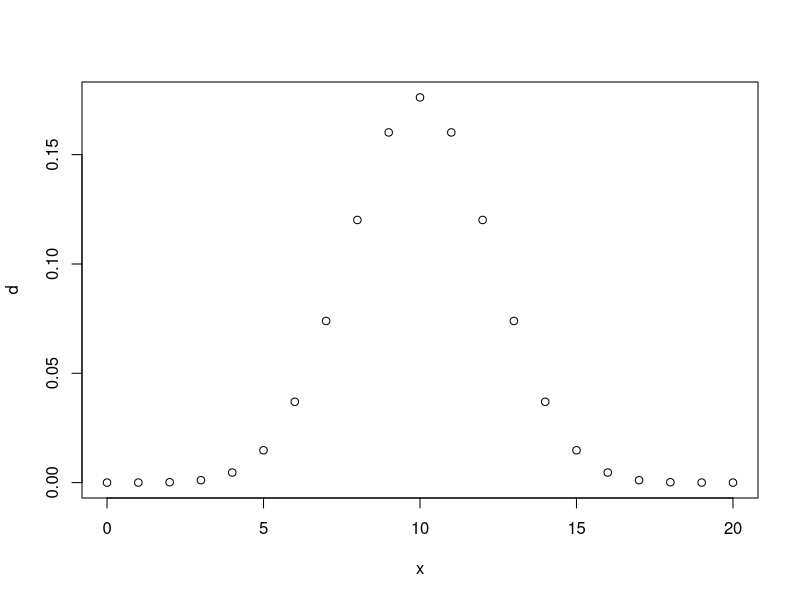
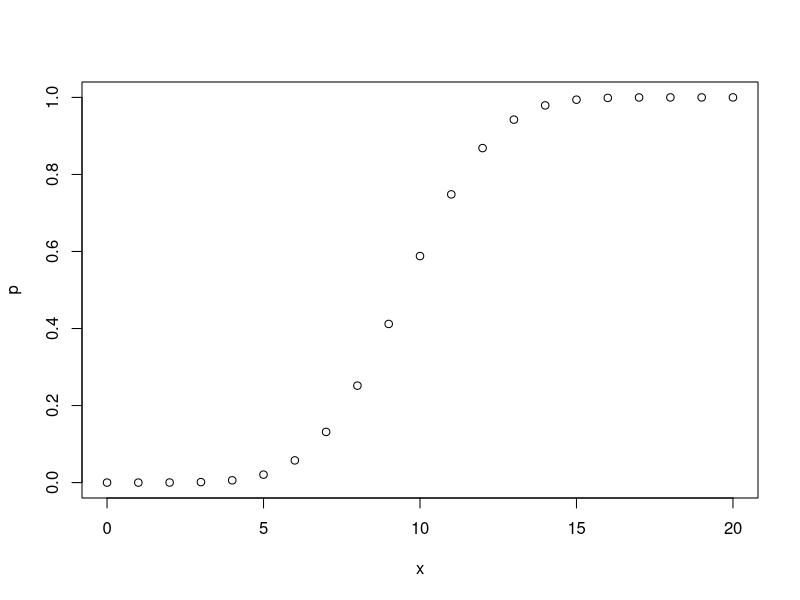
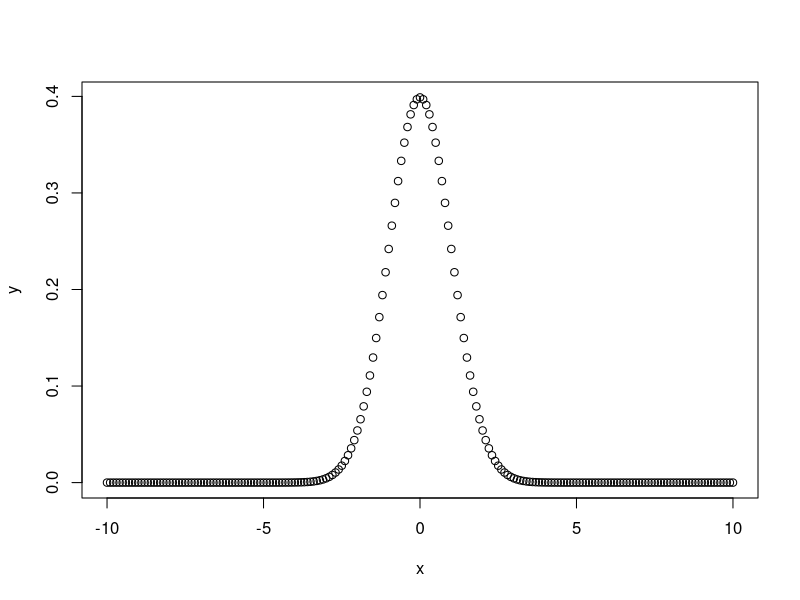
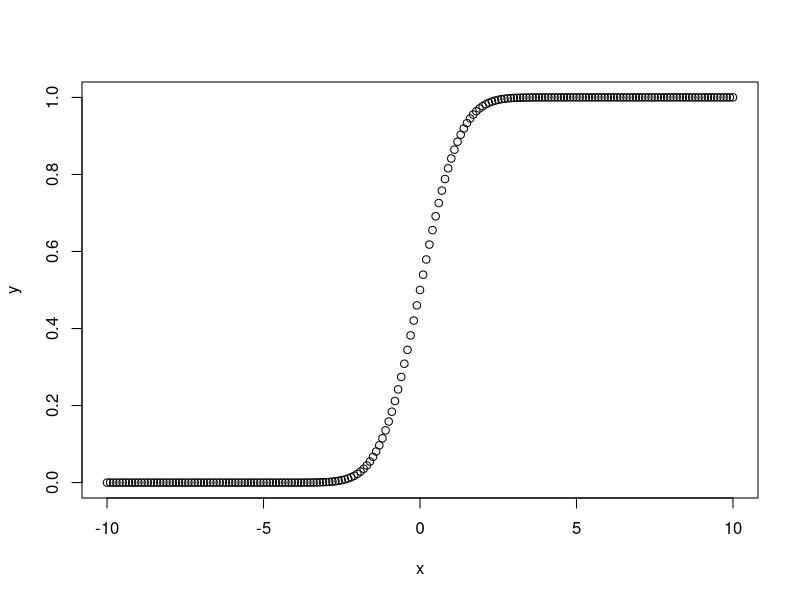
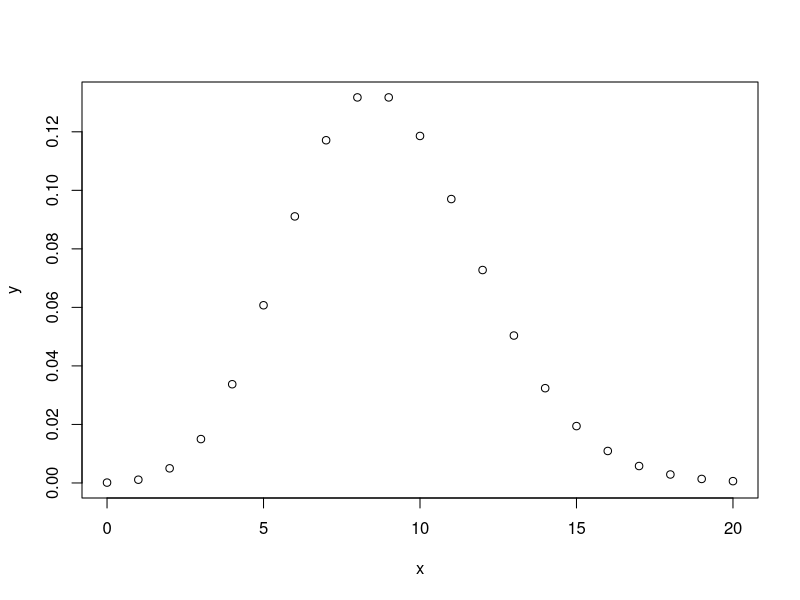
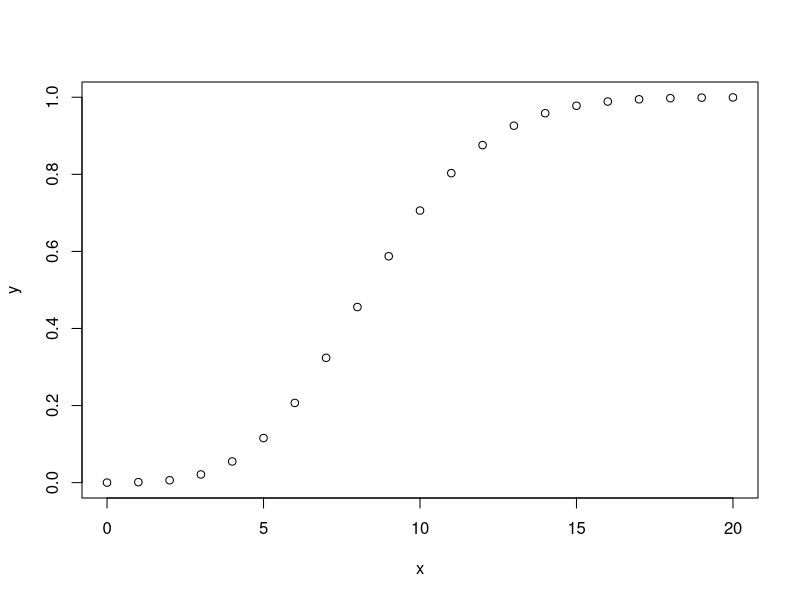
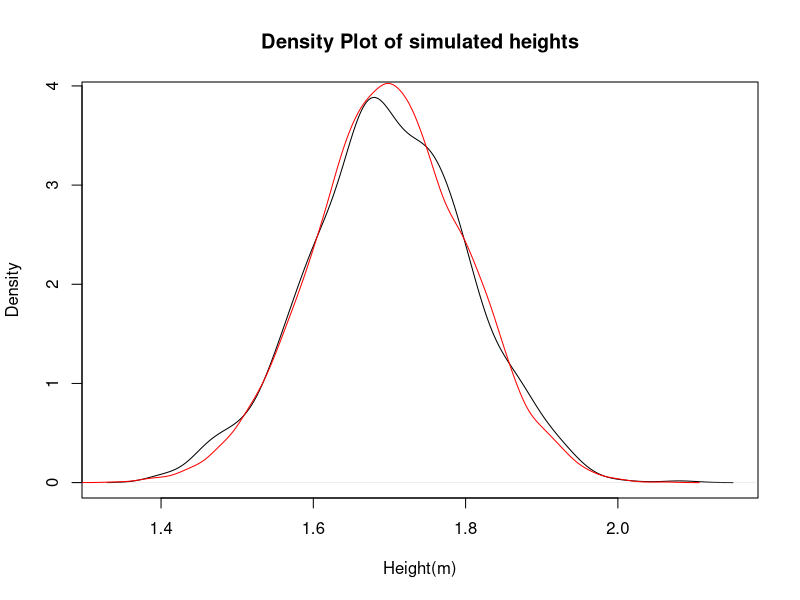
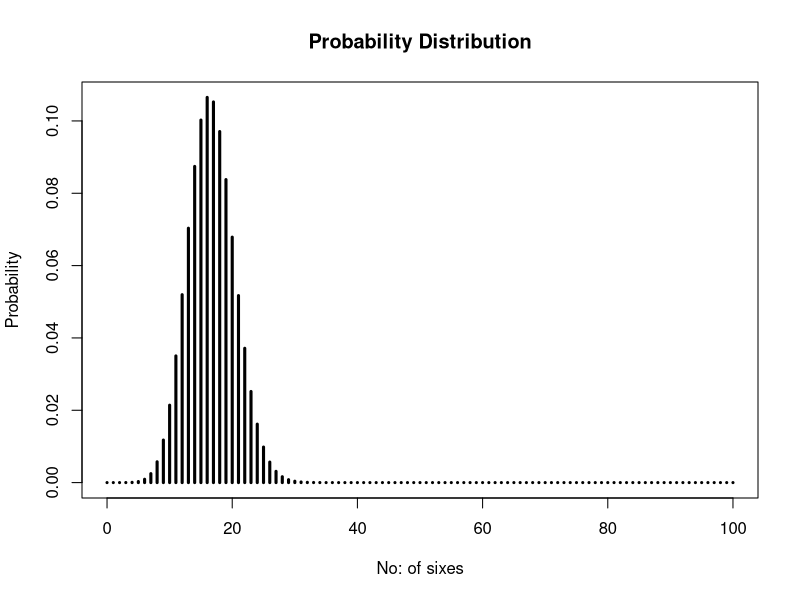

Generate these figures, in order, with R:
#i.	Illustration of sample, runif and rnorm functions with examples
sample(1:20,size = 2)
runif(20,min = 1,max = 20)
rnorm(10,mean = 0,sd=1)

#ii.	Write a R program to create a list of random numbers in 
#normal distribution and count occurrences of each value.
n<-rnorm(20)
n
table(n)

#iii.	Write a R program to create a vector which contains 10 random integer values between -50 and +50
n<-sample(-50:50,size = 10)
n

#iv.	Use the sample function to obtain a random sample of 10 realisations in a biased coin experiment
sample(0:1,10,rep=T)   #Tail=6 & Head=4

#v.	Create a fair dice (with possible outcomes from 1 to 6) and 
#determine the arithmetic mean and standard deviation of throwing it 10,000 times.
t<-sample(1:6,10000,replace = TRUE)
mean(t)
sd(t)
t

#vi.	The most popular German lottery is known as 6 aus 49, in which a total of 7 numbers are 
#randomly drawn: First, 6 unique numbers are randomly drawn out of the numbers from 1 to 49. 
#Second, a single-digit “Superzahl” between 0 and 9. Simulate this lottery and run it once.
sample(1:49,6)
sample(0:9,1)

#vii.	Suppose we select a SRS of n = 3 balls from an urn containing a population of N = 6 balls 
#(painted with the numbers 1, 2, 3, 4, 5, and 6). List the sample space S of all possible outcomes.
library(combinat)
sample<-combinat::combn(1:6,3)      # -----
sample

#i.	Illustration of PDF & CDF functions of normal, binomial & Poisson distributions.
#Binomial pdf
x<-seq(0,20,by=1)
d<-dbinom(x,20,0.5)
plot(x,d)

#Binomial cdf
x<-seq(0,20,by=1)
p<-pbinom(x,20,0.5)
plot(x,p)

#Normal pdf
x<-seq(-10,10,by=0.1)
y<-dnorm(x,mean = 0,sd=1)
plot(x,y)

#Normal cdf
x<-seq(-10,10,by=0.1)
y<-pnorm(x,mean = 0,sd=1)
plot(x,y)

#library(ggfortify)
#ggdistribution(dpois,seq(0,20),lambda=9)
#Poisson pdf
x<-seq(0,20)
y<-dpois(x,lambda = 9)
plot(x,y)

#Poisson cdf
x<-seq(0,20)
y<-ppois(x,lambda = 9)
plot(x,y)

#ii.	Calculate the following probabilities:
  #Probability that a normal random variable with mean 22 and variance 25
s<-sqrt(25)
#(i)lies between 16.2 and 27.5
pnorm(27.5,mean = 22,sd=s) - pnorm(16.2,mean = 22,sd=s)

#(ii)is greater than 29
1-pnorm(29,mean = 22,sd=s)
#(iii)is less than 17
pnorm(17,mean = 22,sd=s)
#(iv)is less than 15 or greater than 25 
(1-pnorm(25,mean = 22,sd=s)) + pnorm(15,mean = 22,sd=s)

#Probability that in 60 tosses of a fair coin the head comes up
#(i) 20,25 or 30 times
dbinom(20,size = 60,prob = 0.5) + dbinom(25,size = 60,prob = 0.5) + dbinom(30,size = 60,prob = 0.5)
#(ii)  less than 20 times
dbinom(20,size = 60,prob = 0.5)
#(iii)between 20 and 30 times 
dbinom(30,size = 60,prob = 0.5) - dbinom(20,size = 60,prob = 0.5)

#A random variable X has Poisson distribution with mean 7. Find the probability that
#(i)X is less than 5 
ppois(5,lambda = 7)
#(ii)X is greater than 10 (strictly)
1-ppois(10,lambda = 7)
#(iii)X is between 4 and 16 
ppois(16,lambda = 7) - ppois(4,lambda = 7)


#iii.	Simulate normal distribution values. Imagine a population in which the average height is 1.70 m with a standard deviation of 0.1.
#Use rnorm to simulate the height of 1000 people and save it in an object called heights.
set.seed(1)
height<-rnorm(1000,mean = 1.70,sd=0.1)
#a) Plot the density of the simulated values.
plot(density(height),main = "Density Plot of simulated heights",xlab = "Height(m)")
#b) Generate 10000 values with the same parameters and plot the respective density 
height<-rnorm(10000,mean = 1.70,sd=0.1)
lines(density(height), col = "red")


#iv.	You roll a die 100 times and get just 10 sixes? 
#•	What is the probability of getting just 10 sixes? 
prob<-dbinom(10,size = 100,prob = 1/6)
prob
#•	What is the probability of getting 10 or fewer sixes?
prob_1<-pbinom(10,size = 100,prob = 1/6)
prob_1
#•	Draw the probability distribution. 
x<-0:100
prob_dist<-dbinom(x,size = 100,prob = 1/6)
plot(x,prob_dist,type = "h",lwd=3,xlab = "No: of sixes",ylab = "Probability",main = "Probability Distribution")
#•	Simulate the described experiment 1000 times and compute the empirical distribution.  
#Compare it to the theoretical one. Then do the same with 1,000,000 simulations.
set.seed(123)
s<-rbinom(1000,size = 100,prob = 1/6)
emp<-table(s/1000)
plot(as.numeric(names(emp)), emp, type = "h", lwd = 2, xlab = "Number of Sixes", 
    ylab = "Probability", main = "Empirical Distribution (1000 Simulations)")

set.seed(123)
s<-rbinom(1000000,size = 100,prob = 1/6)
emp<-table(s/1000000)
plot(as.numeric(names(emp)), emp, type = "h", lwd = 2, xlab = "Number of Sixes", 
     ylab = "Probability", main = "Empirical Distribution (1,000,000 Simulations)")

#v.	Using the function rbinom to generate 10 unfair coin tosses with probability  success of 0.3. Set the seed to 1.
set.seed(1)
rbinom(10,size=1,prob = 0.3)

#vi.	Simulate normal distribution values. Imagine a population in which the average height is 1.70 m with an 
#standard deviation of 0.1, using rnorm simulate the height of 100 people and save it in an object called heights.
set.seed(1)
height<-rnorm(100,mean = 1.70,sd=0.1)
#a) What’s the probability that a person will be smaller or equal to 1.90 m ?
pnorm(1.90,mean = 1.70,sd=0.1)
#b) What’s the probability that a person will be taller or equal to 1.60 m? 
1-pnorm(1.60,mean = 1.70,sd=0.1)  
